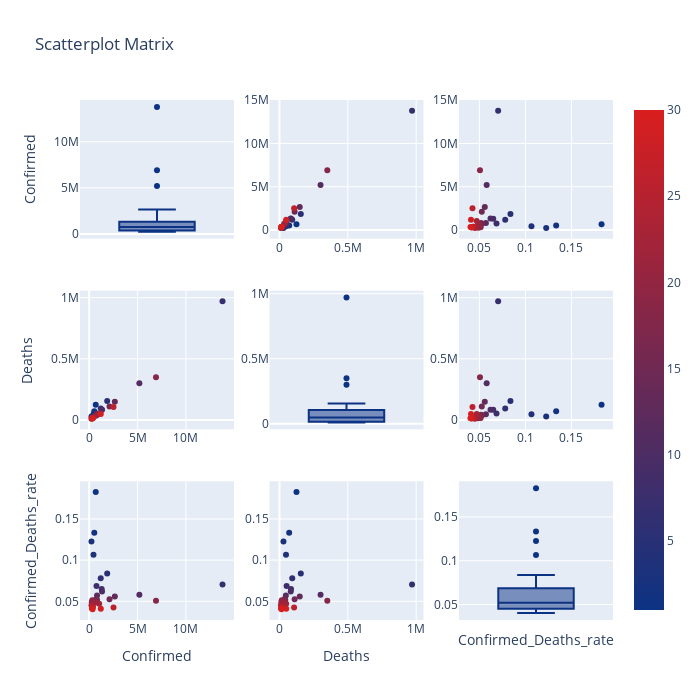

Notebook source saved alongside this figure:
### Code cell
# Scatter Matrix

fig = ff.create_scatterplotmatrix(data, # verimiz
                                  diag='box', #orta (-x) ekseni
                                  index='index', # index olarak yeni belirlediğim index
                                  colormap='Portland', # renk paleti
                                  
                                  text = sorted_data3.Province_State,
                                  colormap_type='cat', 
                                  height=700, width=700) # boyutlandırma
iplot(fig)

### Figure 1 — Plotly figure (JSON) as saved in the notebook; plotly's stock layout.template omitted (floating-point values rounded to 4 significant figures)
{"data": [{"marker": {"color": "rgb(12, 51, 131)"}, "showlegend": false, "type": "box", "xaxis": "x", "y": [679667, 530972, 236806, 445838, 1861868, 1193808, 13781674, 757069, 1294205, 1329602, 5188331, 813766, 2652916, 728688, 2103659, 814673, 318180, 6906695, 366507, 271955, 690777, 1033203, 235935, 364776, 380500, 2514328, 290656, 319566, 1200925, 348280], "yaxis": "y"}, {"marker": {"color": [1, 2, 3, 4, 5, 6, 7, 8, 9, 10, 11, 12, 13, 14, 15, 16, 17, 18, 19, 20, 21, 22, 23, 24, 25, 26, 27, 28, 29, 30], "colorscale": [[0, "rgb(12, 51, 131)"], [1, "rgb(217, 30, 30)"]], "showscale": true, "size": 6}, "mode": "markers", "showlegend": false, "text": ["Lombardia", "Madrid", "Piemonte", "Catalonia", "Michigan", "Connecticut", "New York", "Ontario", "Quebec", "Louisiana", "New Jersey", "Indiana", "Massachusetts", "Washington", "Pennsylvania", "Ohio", "Minnesota", "Hubei", "Bayern", "Baden-Wurttemberg", "Colorado", "Maryland", "Nevada", "Missouri", "Arizona", "Illinois", "Nordrhein-Westfalen", "Mississippi", "Georgia", "Wisconsin", "California", "South Carolina", "Alabama", "Florida", "Rhode Island", "North Carolina", "Virginia", "Texas", "Iowa", "Tennessee"], "type": "scatter", "x": [124205, 70840, 29027, 47514, 155934, 93171, 969736, 51930, 84170, 82507, 300329, 46444, 148138, 38559, 110627, 42104, 16333, 349619, 18472, 13276, 33564, 48664, 10652, 15902, 16383, 106800, 12103, 13208, 49091, 14032], "xaxis": "x2", "y": [679667, 530972, 236806, 445838, 1861868, 1193808, 13781674, 757069, 1294205, 1329602, 5188331, 813766, 2652916, 728688, 2103659, 814673, 318180, 6906695, 366507, 271955, 690777, 1033203, 235935, 364776, 380500, 2514328, 290656, 319566, 1200925, 348280], "yaxis": "y2"}, {"marker": {"color": [1, 2, 3, 4, 5, 6, 7, 8, 9, 10, 11, 12, 13, 14, 15, 16, 17, 18, 19, 20, 21, 22, 23, 24, 25, 26, 27, 28, 29, 30], "colorscale": [[0, "rgb(12, 51, 131)"], [1, "rgb(217, 30, 30)"]], "showscale": false, "size": 6}, "mode": "markers", "showlegend": false, "text": ["Lombardia", "Madrid", "Piemonte", "Catalonia", "Michigan", "Connecticut", "New York", "Ontario", "Quebec", "Louisiana", "New Jersey", "Indiana", "Massachusetts", "Washington", "Pennsylvania", "Ohio", "Minnesota", "Hubei", "Bayern", "Baden-Wurttemberg", "Colorado", "Maryland", "Nevada", "Missouri", "Arizona", "Illinois", "Nordrhein-Westfalen", "Mississippi", "Georgia", "Wisconsin", "California", "South Carolina", "Alabama", "Florida", "Rhode Island", "North Carolina", "Virginia", "Texas", "Iowa", "Tennessee"], "type": "scatter", "x": [0.1827, 0.1334, 0.1226, 0.1066, 0.08375, 0.07805, 0.07036, 0.06859, 0.06504, 0.06205, 0.05789, 0.05707, 0.05584, 0.05292, 0.05259, 0.05168, 0.05133, 0.05062, 0.0504, 0.04882, 0.04859, 0.0471, 0.04515, 0.04359, 0.04306, 0.04248, 0.04164, 0.04133, 0.04088, 0.04029], "xaxis": "x3", "y": [679667, 530972, 236806, 445838, 1861868, 1193808, 13781674, 757069, 1294205, 1329602, 5188331, 813766, 2652916, 728688, 2103659, 814673, 318180, 6906695, 366507, 271955, 690777, 1033203, 235935, 364776, 380500, 2514328, 290656, 319566, 1200925, 348280], "yaxis": "y3"}, {"marker": {"color": [1, 2, 3, 4, 5, 6, 7, 8, 9, 10, 11, 12, 13, 14, 15, 16, 17, 18, 19, 20, 21, 22, 23, 24, 25, 26, 27, 28, 29, 30], "colorscale": [[0, "rgb(12, 51, 131)"], [1, "rgb(217, 30, 30)"]], "showscale": false, "size": 6}, "mode": "markers", "showlegend": false, "text": ["Lombardia", "Madrid", "Piemonte", "Catalonia", "Michigan", "Connecticut", "New York", "Ontario", "Quebec", "Louisiana", "New Jersey", "Indiana", "Massachusetts", "Washington", "Pennsylvania", "Ohio", "Minnesota", "Hubei", "Bayern", "Baden-Wurttemberg", "Colorado", "Maryland", "Nevada", "Missouri", "Arizona", "Illinois", "Nordrhein-Westfalen", "Mississippi", "Georgia", "Wisconsin", "California", "South Carolina", "Alabama", "Florida", "Rhode Island", "North Carolina", "Virginia", "Texas", "Iowa", "Tennessee"], "type": "scatter", "x": [679667, 530972, 236806, 445838, 1861868, 1193808, 13781674, 757069, 1294205, 1329602, 5188331, 813766, 2652916, 728688, 2103659, 814673, 318180, 6906695, 366507, 271955, 690777, 1033203, 235935, 364776, 380500, 2514328, 290656, 319566, 1200925, 348280], "xaxis": "x4", "y": [124205, 70840, 29027, 47514, 155934, 93171, 969736, 51930, 84170, 82507, 300329, 46444, 148138, 38559, 110627, 42104, 16333, 349619, 18472, 13276, 33564, 48664, 10652, 15902, 16383, 106800, 12103, 13208, 49091, 14032], "yaxis": "y4"}, {"marker": {"color": "rgb(12, 51, 131)"}, "showlegend": false, "type": "box", "xaxis": "x5", "y": [124205, 70840, 29027, 47514, 155934, 93171, 969736, 51930, 84170, 82507, 300329, 46444, 148138, 38559, 110627, 42104, 16333, 349619, 18472, 13276, 33564, 48664, 10652, 15902, 16383, 106800, 12103, 13208, 49091, 14032], "yaxis": "y5"}, {"marker": {"color": [1, 2, 3, 4, 5, 6, 7, 8, 9, 10, 11, 12, 13, 14, 15, 16, 17, 18, 19, 20, 21, 22, 23, 24, 25, 26, 27, 28, 29, 30], "colorscale": [[0, "rgb(12, 51, 131)"], [1, "rgb(217, 30, 30)"]], "showscale": false, "size": 6}, "mode": "markers", "showlegend": false, "text": ["Lombardia", "Madrid", "Piemonte", "Catalonia", "Michigan", "Connecticut", "New York", "Ontario", "Quebec", "Louisiana", "New Jersey", "Indiana", "Massachusetts", "Washington", "Pennsylvania", "Ohio", "Minnesota", "Hubei", "Bayern", "Baden-Wurttemberg", "Colorado", "Maryland", "Nevada", "Missouri", "Arizona", "Illinois", "Nordrhein-Westfalen", "Mississippi", "Georgia", "Wisconsin", "California", "South Carolina", "Alabama", "Florida", "Rhode Island", "North Carolina", "Virginia", "Texas", "Iowa", "Tennessee"], "type": "scatter", "x": [0.1827, 0.1334, 0.1226, 0.1066, 0.08375, 0.07805, 0.07036, 0.06859, 0.06504, 0.06205, 0.05789, 0.05707, 0.05584, 0.05292, 0.05259, 0.05168, 0.05133, 0.05062, 0.0504, 0.04882, 0.04859, 0.0471, 0.04515, 0.04359, 0.04306, 0.04248, 0.04164, 0.04133, 0.04088, 0.04029], "xaxis": "x6", "y": [124205, 70840, 29027, 47514, 155934, 93171, 969736, 51930, 84170, 82507, 300329, 46444, 148138, 38559, 110627, 42104, 16333, 349619, 18472, 13276, 33564, 48664, 10652, 15902, 16383, 106800, 12103, 13208, 49091, 14032], "yaxis": "y6"}, {"marker": {"color": [1, 2, 3, 4, 5, 6, 7, 8, 9, 10, 11, 12, 13, 14, 15, 16, 17, 18, 19, 20, 21, 22, 23, 24, 25, 26, 27, 28, 29, 30], "colorscale": [[0, "rgb(12, 51, 131)"], [1, "rgb(217, 30, 30)"]], "showscale": false, "size": 6}, "mode": "markers", "showlegend": false, "text": ["Lombardia", "Madrid", "Piemonte", "Catalonia", "Michigan", "Connecticut", "New York", "Ontario", "Quebec", "Louisiana", "New Jersey", "Indiana", "Massachusetts", "Washington", "Pennsylvania", "Ohio", "Minnesota", "Hubei", "Bayern", "Baden-Wurttemberg", "Colorado", "Maryland", "Nevada", "Missouri", "Arizona", "Illinois", "Nordrhein-Westfalen", "Mississippi", "Georgia", "Wisconsin", "California", "South Carolina", "Alabama", "Florida", "Rhode Island", "North Carolina", "Virginia", "Texas", "Iowa", "Tennessee"], "type": "scatter", "x": [679667, 530972, 236806, 445838, 1861868, 1193808, 13781674, 757069, 1294205, 1329602, 5188331, 813766, 2652916, 728688, 2103659, 814673, 318180, 6906695, 366507, 271955, 690777, 1033203, 235935, 364776, 380500, 2514328, 290656, 319566, 1200925, 348280], "xaxis": "x7", "y": [0.1827, 0.1334, 0.1226, 0.1066, 0.08375, 0.07805, 0.07036, 0.06859, 0.06504, 0.06205, 0.05789, 0.05707, 0.05584, 0.05292, 0.05259, 0.05168, 0.05133, 0.05062, 0.0504, 0.04882, 0.04859, 0.0471, 0.04515, 0.04359, 0.04306, 0.04248, 0.04164, 0.04133, 0.04088, 0.04029], "yaxis": "y7"}, {"marker": {"color": [1, 2, 3, 4, 5, 6, 7, 8, 9, 10, 11, 12, 13, 14, 15, 16, 17, 18, 19, 20, 21, 22, 23, 24, 25, 26, 27, 28, 29, 30], "colorscale": [[0, "rgb(12, 51, 131)"], [1, "rgb(217, 30, 30)"]], "showscale": false, "size": 6}, "mode": "markers", "showlegend": false, "text": ["Lombardia", "Madrid", "Piemonte", "Catalonia", "Michigan", "Connecticut", "New York", "Ontario", "Quebec", "Louisiana", "New Jersey", "Indiana", "Massachusetts", "Washington", "Pennsylvania", "Ohio", "Minnesota", "Hubei", "Bayern", "Baden-Wurttemberg", "Colorado", "Maryland", "Nevada", "Missouri", "Arizona", "Illinois", "Nordrhein-Westfalen", "Mississippi", "Georgia", "Wisconsin", "California", "South Carolina", "Alabama", "Florida", "Rhode Island", "North Carolina", "Virginia", "Texas", "Iowa", "Tennessee"], "type": "scatter", "x": [124205, 70840, 29027, 47514, 155934, 93171, 969736, 51930, 84170, 82507, 300329, 46444, 148138, 38559, 110627, 42104, 16333, 349619, 18472, 13276, 33564, 48664, 10652, 15902, 16383, 106800, 12103, 13208, 49091, 14032], "xaxis": "x8", "y": [0.1827, 0.1334, 0.1226, 0.1066, 0.08375, 0.07805, 0.07036, 0.06859, 0.06504, 0.06205, 0.05789, 0.05707, 0.05584, 0.05292, 0.05259, 0.05168, 0.05133, 0.05062, 0.0504, 0.04882, 0.04859, 0.0471, 0.04515, 0.04359, 0.04306, 0.04248, 0.04164, 0.04133, 0.04088, 0.04029], "yaxis": "y8"}, {"marker": {"color": "rgb(12, 51, 131)"}, "showlegend": false, "type": "box", "xaxis": "x9", "y": [0.1827, 0.1334, 0.1226, 0.1066, 0.08375, 0.07805, 0.07036, 0.06859, 0.06504, 0.06205, 0.05789, 0.05707, 0.05584, 0.05292, 0.05259, 0.05168, 0.05133, 0.05062, 0.0504, 0.04882, 0.04859, 0.0471, 0.04515, 0.04359, 0.04306, 0.04248, 0.04164, 0.04133, 0.04088, 0.04029], "yaxis": "y9"}], "layout": {"height": 700, "showlegend": true, "title": {"text": "Scatterplot Matrix"}, "width": 700, "xaxis": {"anchor": "y", "domain": [0, 0.2889], "showticklabels": false}, "xaxis2": {"anchor": "y2", "domain": [0.3556, 0.6444]}, "xaxis3": {"anchor": "y3", "domain": [0.7111, 1]}, "xaxis4": {"anchor": "y4", "domain": [0, 0.2889]}, "xaxis5": {"anchor": "y5", "domain": [0.3556, 0.6444], "showticklabels": false}, "xaxis6": {"anchor": "y6", "domain": [0.7111, 1]}, "xaxis7": {"anchor": "y7", "domain": [0, 0.2889], "title": {"text": "Confirmed"}}, "xaxis8": {"anchor": "y8", "domain": [0.3556, 0.6444], "title": {"text": "Deaths"}}, "xaxis9": {"anchor": "y9", "domain": [0.7111, 1], "showticklabels": false, "title": {"text": "Confirmed_Deaths_rate"}}, "yaxis": {"anchor": "x", "domain": [0.7333, 1], "title": {"text": "Confirmed"}}, "yaxis2": {"anchor": "x2", "domain": [0.7333, 1]}, "yaxis3": {"anchor": "x3", "domain": [0.7333, 1]}, "yaxis4": {"anchor": "x4", "domain": [0.3667, 0.6333], "title": {"text": "Deaths"}}, "yaxis5": {"anchor": "x5", "domain": [0.3667, 0.6333]}, "yaxis6": {"anchor": "x6", "domain": [0.3667, 0.6333]}, "yaxis7": {"anchor": "x7", "domain": [0, 0.2667], "title": {"text": "Confirmed_Deaths_rate"}}, "yaxis8": {"anchor": "x8", "domain": [0, 0.2667]}, "yaxis9": {"anchor": "x9", "domain": [0, 0.2667]}}}
